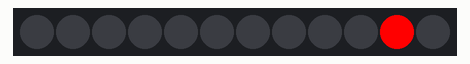
A program run on a simulated MicroPython board. On the bench: 12 RGB LEDs in strip order, left to right. Dim RGB values are drawn brighter than linear. At 8.4 s the program stops and its outputs stay as they are.

Above: at 0.63 s.
At 1.4 s:
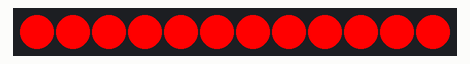
At 6.08 s:
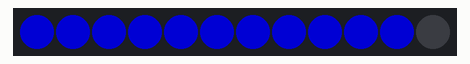
At 8.3 s:
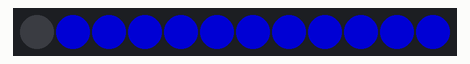

The program:

main.py
```python
import time
import machine, neopixel

np = neopixel.NeoPixel(machine.Pin(4), 12)


def demo(np):

    n = np.n
    time_left = 50

    while time_left > 0:
    # cycle
        for i in range(4 * n):

            for j in range(n):
                np[j] = (0, 0, 0)
            # Modulus
            np[i % n] = (255, 0, 0)
            np.write()
            time.sleep_ms(time_left)
            time_left = time_left - 1

    for i in range(n):
        np[i] = (255, 0, 0)
    np.write()

    time.sleep_ms(4000)


    # bounce
    for i in range(4 * n):
        for j in range(n):
            np[j] = (0, 0, 128)
        if (i // n) % 2 == 0:
            np[i % n] = (0, 0, 0)
        else:
            np[n - 1 - (i % n)] = (0, 0, 0)
        np.write()
        time.sleep_ms(60)

    # fade in/out
    for i in range(0, 4 * 256, 8):
        for j in range(n):
            if (i // 256) % 2 == 0:
                val = i & 0xff
            else:
                val = 255 - (i & 0xff)
            np[j] = (val, 0, 0)
        np.write()

    # clear
    for i in range(n):
        np[i] = (0, 0, 0)
    np.write()


demo(np)
```

Measured:
- what the display in image 1 shows lasts 4.0 s, from 1.4 s to 5.4 s
